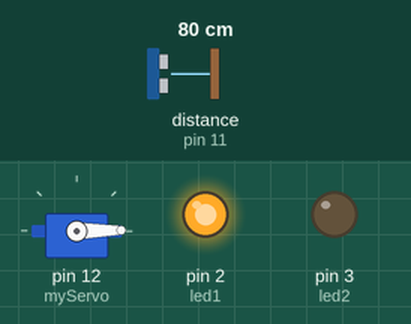
Simulated run of this sketch. Board: Arduino Uno, built with avr-gcc and run on an emulated ATmega328P. Parts: servo, output pins drawn as LEDs (lit = HIGH). Wiring (inferred from the names in the program): ultrasonic range finder: trigger pin 10; echo pin 11. Dashed ring = blinking. The inputs (shaded band) are chosen by the test bench; at power-on: distance to the obstacle (sensor on pin 11) 80 cm. The echo pulse lasts 58.3 µs per cm; pins used as bus, display or sensor lines are not drawn; what the sketch prints to the serial monitor is not drawn.

Above: at 0.01 s.
1.3 s: distance to the obstacle (sensor on pin 11) set to 2 cm
At 2.3 s:
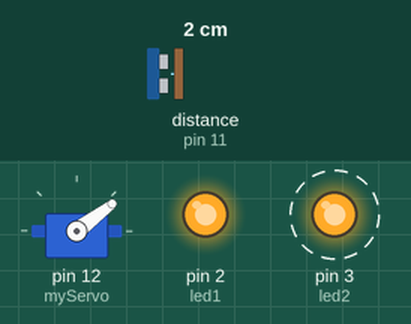
4.3 s: distance to the obstacle (sensor on pin 11) set to 10 cm
6.8 s: distance to the obstacle (sensor on pin 11) set to 13 cm
At 7.38 s:
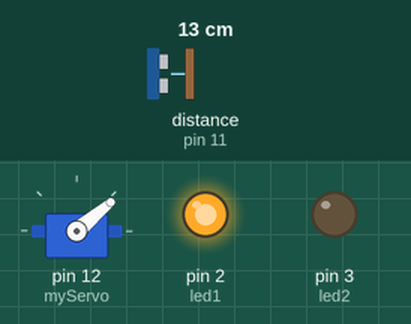
9.8 s: distance to the obstacle (sensor on pin 11) set to 4 cm
At 11.0 s:
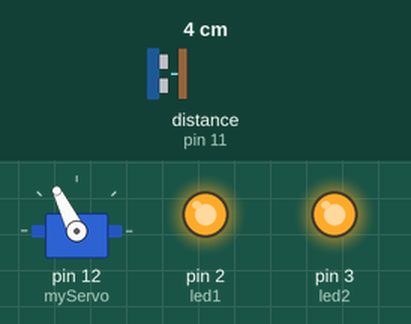
12.8 s: distance to the obstacle (sensor on pin 11) set to 35 cm
At 13.84 s:
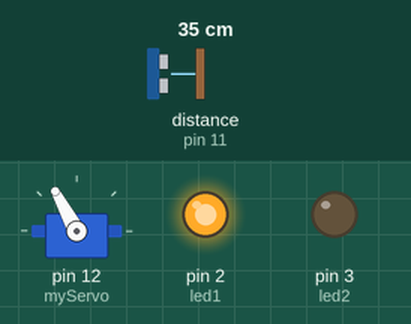
15.8 s: distance to the obstacle (sensor on pin 11) set to 9 cm
At 16.9 s:
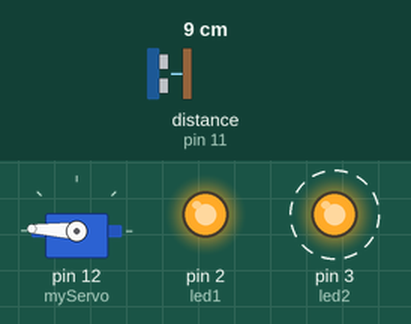
Timing chart, 0 to 23.4 s (numbered marks = the images above; inputs shaded):
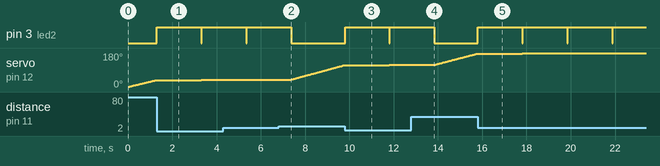

The sketch:

Radar.ino
```cpp
#include <Servo.h>

const int trigPin = 10;
const int echoPin = 11;
const int led1 = 2; // LED1 pin
const int led2 = 3; // LED2 pin
long duration;
int distance;
int detectionRange = 10; // Set the detection range to 200 cm
Servo myServo;

void setup() {
  pinMode(trigPin, OUTPUT);
  pinMode(echoPin, INPUT);
  pinMode(led1, OUTPUT); // Set the LED1 pin as output
  pinMode(led2, OUTPUT); // Set the LED2 pin as output
  Serial.begin(9600);
  myServo.attach(12);
  digitalWrite(led1, HIGH); // Turn on LED1 upon bootup
}

void loop() {
  for(int i=1;i<=180;i++){
    myServo.write(i);
    delay(30);
    distance = calculateDistance();
    if (distance <= detectionRange) { // If an object is detected within the range
      digitalWrite(led2, HIGH); // Turn on LED2
      Serial.print("Object detected at: ");
      Serial.print(distance);
      Serial.println(" cm");
      delay(2000); // Pause for 2 seconds
      digitalWrite(led2, LOW); // Turn off LED2
    }
    Serial.print(i);
    Serial.print(",");
    Serial.print(distance);
    Serial.print(".");
  }

  for(int i=180;i>1;i--){
    myServo.write(i);
    delay(30);
    distance = calculateDistance();
    if (distance <= detectionRange) {
      digitalWrite(led2, HIGH);
      Serial.print("Object detected at: ");
      Serial.print(distance);
      Serial.println(" cm");
      delay(2000);
      digitalWrite(led2, LOW);
    }
    Serial.print(i);
    Serial.print(",");
    Serial.print(distance);
    Serial.print(".");
  }
}

int calculateDistance(){
  digitalWrite(trigPin, LOW);
  delayMicroseconds(2);
  digitalWrite(trigPin, HIGH);
  delayMicroseconds(10);
  digitalWrite(trigPin, LOW);
  duration = pulseIn(echoPin, HIGH);
  distance= duration*0.034/2;
  return distance;
}
```

Measured:
- the behaviour switches between 11 and 12 cm on distance to the obstacle (sensor on pin 11) (found by bisection; images 1 and 2)
- after the input at 1.3 s, pin 3 (led2): LOW → HIGH at once, → LOW 2.0 s later, → HIGH 0.03 s later
- after the input at 6.8 s, pin 3 (led2): goes on until 7.4 s, then stays LOW
- after the input at 9.8 s, pin 3 (led2): LOW → HIGH at once, → LOW 2.0 s later, → HIGH 0.03 s later
- after the input at 12.8 s, pin 3 (led2): goes on until 13.8 s, then stays LOW
- after the input at 15.8 s, pin 3 (led2): alternates HIGH for 2.0 s and LOW for 0.03 s, starting at once
